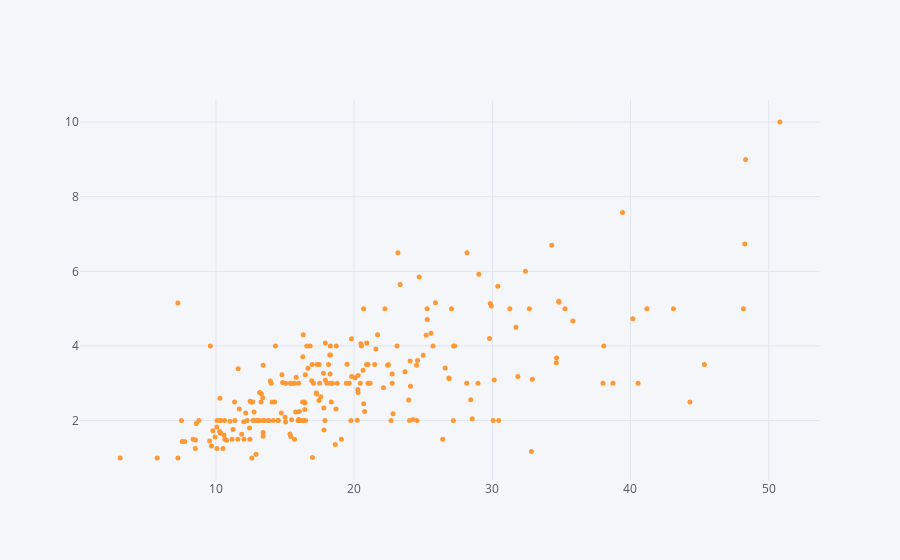

Notebook cell for this chart:
### Code cell
tip[["total_bill" , "tip"]].iplot(x = 'total_bill' , y = 'tip' , mode = 'markers' , size = 5)

### Figure 1 — Plotly figure (JSON) as saved in the notebook; plotly's stock layout.template omitted (floating-point values rounded to 4 significant figures; data arrays with more than 128 entries replaced by an {"elided": "..."} marker saying what was removed)
{"data": [{"line": {"color": "rgba(255, 153, 51, 1.0)", "dash": "solid", "shape": "linear", "width": 1.3}, "marker": {"size": 5, "symbol": "circle"}, "mode": "markers", "name": "tip", "text": "", "type": "scatter", "x": {"elided": "244 float values"}, "y": {"elided": "244 float values"}}], "layout": {"autosize": true, "legend": {"bgcolor": "#F5F6F9", "font": {"color": "#4D5663"}}, "paper_bgcolor": "#F5F6F9", "plot_bgcolor": "#F5F6F9", "title": {"font": {"color": "#4D5663"}}, "xaxis": {"autorange": true, "gridcolor": "#E1E5ED", "range": [0.239, 53.64], "showgrid": true, "tickfont": {"color": "#4D5663"}, "title": {"font": {"color": "#4D5663"}, "text": ""}, "type": "linear", "zerolinecolor": "#E1E5ED"}, "yaxis": {"autorange": true, "gridcolor": "#E1E5ED", "range": [0.2994, 10.7], "showgrid": true, "tickfont": {"color": "#4D5663"}, "title": {"font": {"color": "#4D5663"}, "text": ""}, "type": "linear", "zerolinecolor": "#E1E5ED"}}}
